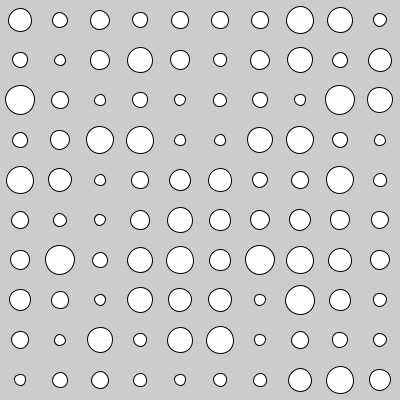
Frame 1 (no input)
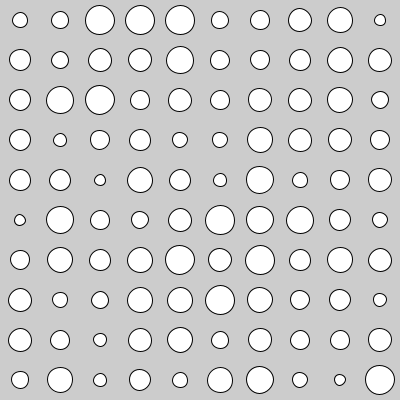
Frame 60 (the mouse pressed at the canvas centre just before this capture)
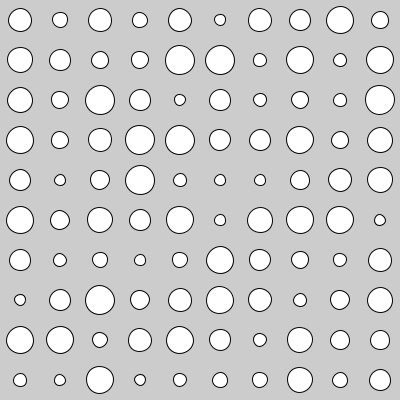
Frame 120 (the mouse held since frame 60 and released just before this capture)

The Processing sketch that drew these frames (run headless with seeded random() and noise(); from frame 60 on, the mouse is pressed at the canvas centre):

// Processing sketch: jitter_function
// ── jitter_function.pde
void setup(){
  size(400, 400);
}

void draw(){
  background(204);
  for(int x = 20; x < width; x += 40){
    for(int y = 20; y < height; y += 40){
      float r = jitter(20,10);
      circle(x, y, r);
    }
  }
}

// We can define a function to do some drawing work for us.
void circle(int x, int y, float r){
  ellipse(x, y, r, r);
}

// Note: The return statement is how the function gives 
//       a result back to us.
float jitter(float num, float amt){
  return num + random(-amt, amt);
}
